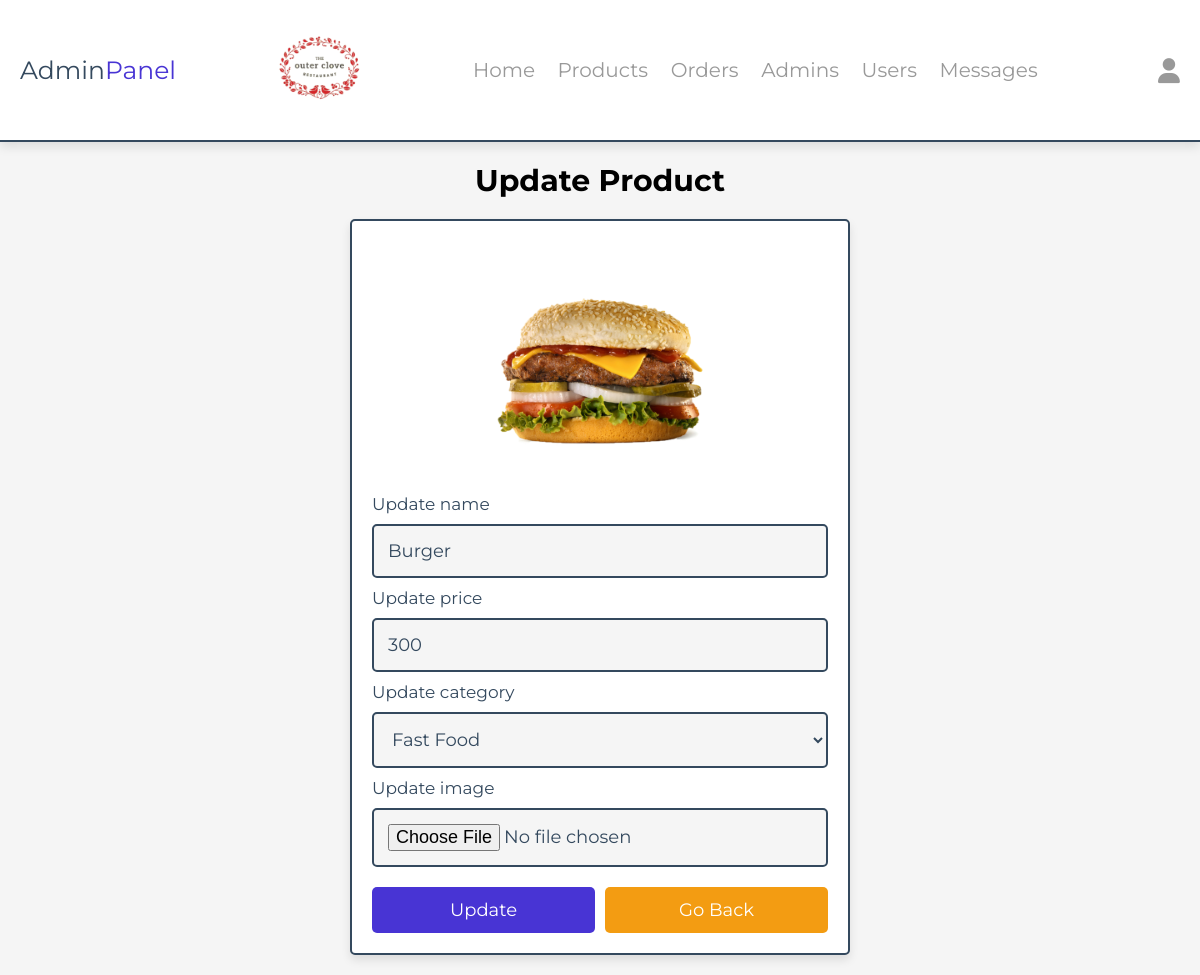
Page /admin/update_product.php?update=1 (signed in) on the committed database.
### tables this page shows
CREATE TABLE `products` (
  `id` int(100) NOT NULL,
  `name` varchar(100) NOT NULL,
  `category` varchar(100) NOT NULL,
  `price` int(10) NOT NULL,
  `image` varchar(100) NOT NULL
);

### admin/update_product.php (the view, shortened to what this page needs)
<?php
include '../components/connect.php';
?>
<!DOCTYPE html>
<html lang="en">
<head>
   <link rel="stylesheet" href="https://cdnjs.cloudflare.com/ajax/libs/font-awesome/6.1.1/css/all.min.css">
   <link rel="stylesheet" href="../css/admin_style.css">
</head>
<body>
<?php include '../components/admin_header.php' ?>
<section class="update-product">
   <h1 class="heading" style=color:black>Update Product</h1>
   <?php
      $update_id = $_GET['update'];
      $show_products = $conn->prepare("SELECT * FROM `products` WHERE id = ?");
      $show_products->execute([$update_id]);
      if($show_products->rowCount() > 0){
         while($fetch_products = $show_products->fetch(PDO::FETCH_ASSOC)){
   ?>
   <form action="" method="POST" enctype="multipart/form-data">
      <img src="../uploaded_img/<?= $fetch_products['image']; ?>" alt="">
      <span>Update name</span>
      <input type="text" required placeholder="Enter product name" name="name" maxlength="100" class="box" value="<?= $fetch_products['name']; ?>">
      <span>Update price</span>
      <input type="number" min="0" max="9999999999" required placeholder="Enter product price" name="price" onkeypress="if(this.value.length == 10) return false;" class="box" value="<?= $fetch_products['price']; ?>">
      <span>Update category</span>
      <select name="category" class="box" required>
         <option selected value="<?= $fetch_products['category']; ?>"><?= $fetch_products['category']; ?></option>
      </select>
      <span>Update image</span>
      <input type="file" name="image" class="box" accept="image/jpg, image/jpeg, image/png, image/webp">
      <div class="flex-btn">
         <input type="submit" value="update" class="btn" name="update">
         <a href="products.php" class="option-btn">Go back</a>
      </div>
   </form>
   <?php
         }
      }else{
         echo '<p class="empty">No products added yet!</p>';
      }
   ?>
</section>
</body>
</html>

### css/admin_style.css (style rules this page uses)
:root { --main-color: #4834d4; --red: #e74c3c; --orange: #f39c12; --black: #34495e; --white: #fff; --light-bg: #f5f5f5; --light-color: #999; --border: .2rem solid var(--black); --box-shadow: 0 .5rem 1rem rgba(0, 0, 0, .1); }
* { font-family: 'Montserrat', sans-serif; margin: 0; padding: 0; box-sizing: border-box; text-decoration: none; outline: none; border: none; }
html { font-size: 62.5%; overflow-x: hidden; }
body { background-color: var(--light-bg); }
section { max-width: 1200px; margin: 0 auto; padding: 2rem; }
.btn, .delete-btn, .option-btn { display: block; margin-top: 1rem; border-radius: .5rem; cursor: pointer; width: 100%; font-size: 1.8rem; color: var(--white); padding: 1.2rem 3rem; text-transform: capitalize; text-align: center; }
.btn { background-color: var(--main-color); }
.option-btn { background-color: var(--orange); }
.flex-btn { display: flex; gap: 1rem; }
.heading { text-align: center; margin-bottom: 2rem; text-transform: capitalize; color: #ffffff; font-size: 3rem; }
.update-product form { margin: 0 auto; max-width: 50rem; background-color: var(--white); border-radius: .5rem; box-shadow: var(--box-shadow); border: var(--border); padding: 2rem; }
.update-product form img { height: 25rem; width: 100%; object-fit: contain; }
.update-product form .box { background-color: var(--light-bg); border: var(--border); width: 100%; padding: 1.4rem; font-size: 1.8rem; color: var(--black); border-radius: .5rem; margin: 1rem 0; }
.update-product form span { font-size: 1.7rem; color: var(--black); }

### rows in the picture
products: image (picture), name "Burger", price "300", category "Fast Food"
